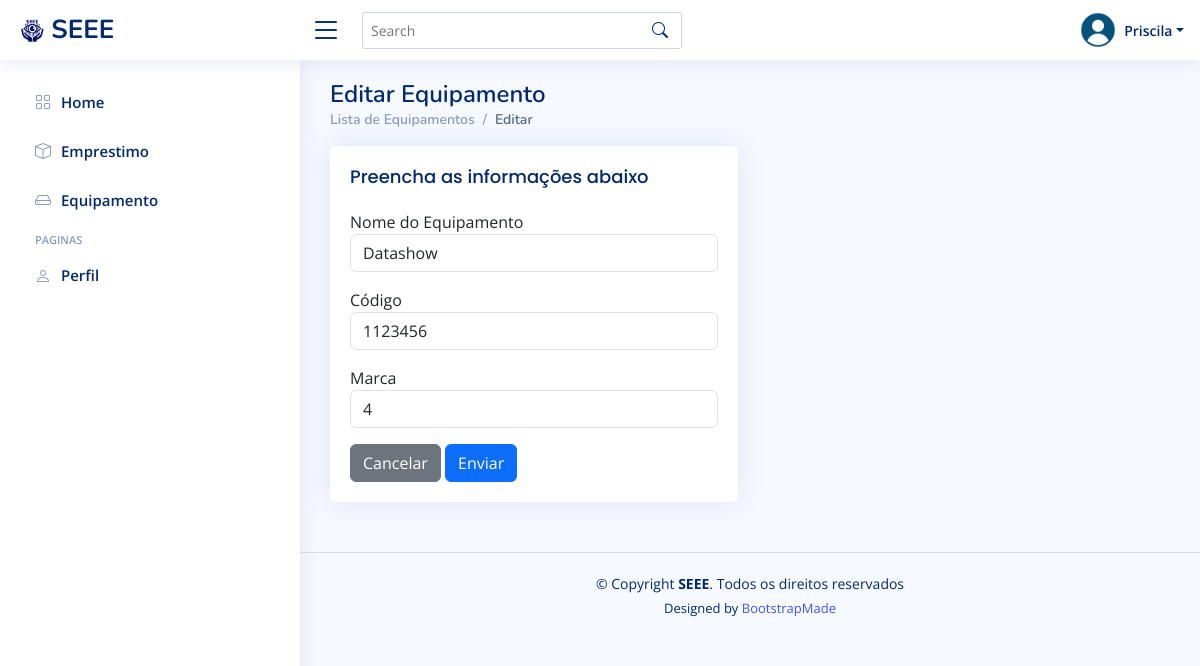
The app's page /equipamento/editar/1/ (signed in) with its own data.
### equipamento/models.py (models this page shows, shortened)
class Equipamento(models.Model):
    nome = models.CharField(max_length=100)
    codigo = models.CharField(max_length=50, unique=True)
    marca = models.CharField(max_length=50)
    status = models.PositiveIntegerField(choices=[(1, 'Disponível'), (2, 'Emprestado'), (3, 'Em Manutenção')], default=1)

### equipamento/views.py (the view)
# urls.py: path('editar/<int:id>/', views.editar_equipamento, name='editar_equipamento'),
@login_required
def editar_equipamento(request, id):
    equipamento = get_object_or_404(Equipamento, pk=id)
    if request.method == 'POST':
        form = EquipamentoForm(request.POST, instance=equipamento)
        if form.is_valid():
            form.save()
            messages.success(request, 'Os dados foram alterados com sucesso!')
            return redirect('listar_equipamentos')
    else:
        form = EquipamentoForm(instance=equipamento)
    return render(request, 'equipamento/editar_equipamento.html', {'form': form})

### equipamento/forms.py
class EquipamentoForm(forms.ModelForm):
    class Meta:
        model = Equipamento
        fields = ['nome', 'codigo', 'marca']
        widgets = {
            'status': forms.Select(
                choices=[(1, 'Disponível'), (2, 'Indisponível'), (3, 'Em Manutenção')],
                attrs={'class': 'form-control'}
            ),
            'nome': forms.TextInput(attrs={'class': 'form-control', 'placeholder': 'Digite o nome do equipamento'}),
            'codigo': forms.TextInput(attrs={'class': 'form-control', 'placeholder': 'Digite o código'}),
            'marca': forms.TextInput(attrs={'class': 'form-control', 'placeholder': 'Digite a marca do Equipamento'}),
        }
        labels = {
            'nome': 'Nome do Equipamento',
            'codigo': 'Código',
            'marca': 'Marca',
            'status': 'Status',
        }

### funcionario/contextProcess.py (called while the page is built)
def user_group_context(request):
    user = request.user
    isAdmin = user.groups.filter(name='Admin').exists()
    isFuncionario = user.groups.filter(name='Funcionarios').exists()
    return {
        'isAdmin': isAdmin,
        'isDuncionario': isFuncionario,
    }

### templates/equipamento/editar_equipamento.html (shortened to what this page needs)
{% extends 'funcionario/_base.html' %}
{% block content %}
<div class="pagetitle">
  <h1>Editar Equipamento</h1>
  <nav>
    <ol class="breadcrumb">
      <li class="breadcrumb-item"><a href="/equipamento/">Lista de Equipamentos</a></li>
      <li class="breadcrumb-item active">Editar</li>
    </ol>
  </nav>
</div>
    <section class="section flex center">
      <div class="row">
        <div class="col-lg-6">
          <div class="card">
            <div class="card-body">
              <h5 class="card-title">Preencha as informações abaixo</h5>
              <form method="post">
                {% for field in form %}
                    <div class="row mb-3">
                        <div class="col-md-12">
                            <div class="form-group">
                                <label for="{{ field.id_for_label }}">{{ field.label }}</label>
                                {{ field }}
                            </div>
                        </div>
                    </div>
                {% endfor %}
                <a href="{% url 'listar_equipamentos' %}" class="btn btn-secondary">Cancelar</a>
                <button type="submit" class="btn btn-primary">Enviar</button>
            </form>
            </div>
          </div>
    </section>
{% endblock %}

### templates/funcionario/_base.html (shortened to what this page needs)
{% load static %}
<!DOCTYPE html>
<html lang="pt-br">
<head>
  <link href="{% static 'assets/vendor/bootstrap/css/bootstrap.min.css' %}" rel="stylesheet">
  <link href="{% static 'assets/vendor/bootstrap-icons/bootstrap-icons.css' %}" rel="stylesheet">
  <link href="{% static 'assets/vendor/boxicons/css/boxicons.min.css' %}" rel="stylesheet">
  <link href="{% static 'assets/vendor/quill/quill.snow.css' %}" rel="stylesheet">
  <link href="{% static 'assets/vendor/quill/quill.bubble.css' %}" rel="stylesheet">
  <link href="{% static 'assets/vendor/remixicon/remixicon.css' %}" rel="stylesheet">
  <link href="{% static 'assets/vendor/simple-datatables/style.css' %}" rel="stylesheet">
  <link href="{% static 'assets/css/style.css' %}" rel="stylesheet">
</head>
<body>
  <header id="header" class="header fixed-top d-flex align-items-center">
    <div class="d-flex align-items-center justify-content-between">
      <a href="/funcionario/" class="logo d-flex align-items-center">
        <img src="{% static 'assets/img/SEEE.png' %}" alt="">
        <span class="d-none d-lg-block">SEEE</span>
      </a>
      <i class="bi bi-list toggle-sidebar-btn"></i>
    </div>
    <div class="search-bar">
      <form class="search-form d-flex align-items-center" method="POST" action="#">
        <input type="text" name="query" placeholder="Search" title="Enter search keyword">
        <button type="submit" title="Search"><i class="bi bi-search"></i></button>
      </form>
    </div>
    <nav class="header-nav ms-auto">
      <ul class="d-flex align-items-center">
        <li class="nav-item dropdown pe-3">
          <a class="nav-link nav-profile d-flex align-items-center pe-0" href="#" data-bs-toggle="dropdown">
            <img src="{% static 'assets/img/profile.png' %}" alt="Profile" class="rounded-circle">
            <span class="d-none d-md-block dropdown-toggle ps-2">{{ user.username }}</span>
          </a>
        </li>
      </ul>
    </nav>
  </header>
  {% include 'funcionario/sidebar.html'%}
  <main id="main" class="main">
    {% block content %}
    {% endblock %}
  </main>
  <footer id="footer" class="footer">
    <div class="copyright">
      &copy; Copyright <strong><span>SEEE</span></strong>. Todos os direitos reservados
    </div>
    <div class="credits">
      Designed by <a href="https://bootstrapmade.com/">BootstrapMade</a>
    </div>
  </footer>
</body>
</html>

### static/assets/css/style.css (style rules this page uses)
:root { scroll-behavior: smooth; }
body { font-family: "Open Sans", sans-serif; background: #f6f9ff; color: #444444; }
a { color: #4154f1; text-decoration: none; }
h1, h2, h3, h4, h5, h6 { font-family: "Nunito", sans-serif; }
#main { margin-top: 60px; padding: 20px 30px; transition: all 0.3s; }
.pagetitle { margin-bottom: 10px; }
.pagetitle h1 { font-size: 24px; margin-bottom: 0; font-weight: 600; color: #012970; }
.card { margin-bottom: 30px; border: none; border-radius: 5px; box-shadow: 0px 0 30px rgba(1, 41, 112, 0.1); }
.card-title { padding: 20px 0 15px 0; font-size: 18px; font-weight: 500; color: #012970; font-family: "Poppins", sans-serif; }
.card-body { padding: 0 20px 20px 20px; }
.breadcrumb { font-size: 14px; font-family: "Nunito", sans-serif; color: #899bbd; font-weight: 600; }
.breadcrumb a { color: #899bbd; transition: 0.3s; }
.breadcrumb .breadcrumb-item::before { color: #899bbd; }
.breadcrumb .active { color: #51678f; font-weight: 600; }
.logo { line-height: 1; }
@media (min-width: 1200px) { .logo { width: 280px; } }
.logo img { max-height: 26px; margin-right: 6px; }
.logo span { font-size: 26px; font-weight: 700; color: #012970; font-family: "Nunito", sans-serif; }
.header { transition: all 0.5s; z-index: 997; height: 60px; box-shadow: 0px 2px 20px rgba(1, 41, 112, 0.1); background-color: #fff; padding-left: 20px; }
.header .toggle-sidebar-btn { font-size: 32px; padding-left: 10px; cursor: pointer; color: #012970; }
.header .search-bar { min-width: 360px; padding: 0 20px; }
.header .search-form { width: 100%; }
.header .search-form input { border: 0; font-size: 14px; color: #012970; border: 1px solid rgba(1, 41, 112, 0.2); padding: 7px 38px 7px 8px; border-radius: 3px; transition: 0.3s; width: 100%; }
.header .search-form button { border: 0; padding: 0; margin-left: -30px; background: none; }
.header .search-form button i { color: #012970; }
.header-nav ul { list-style: none; }
.header-nav>ul { margin: 0; padding: 0; }
.header-nav .nav-profile { color: #012970; }
.header-nav .nav-profile img { max-height: 36px; }
.header-nav .nav-profile span { font-size: 14px; font-weight: 600; }
@media (min-width: 1200px) { #main, #footer { margin-left: 300px; } }
.footer { padding: 20px 0; font-size: 14px; transition: all 0.3s; border-top: 1px solid #cddfff; }
.footer .copyright { text-align: center; color: #012970; }
.footer .credits { padding-top: 5px; text-align: center; font-size: 13px; color: #012970; }

### records on screen
Equipamento: form "Datashow" "1123456" "4"

### other values on screen
{{ user.username }} "Priscila"
{{ field.label }} "Nome do Equipamento" "Código" "Marca"
